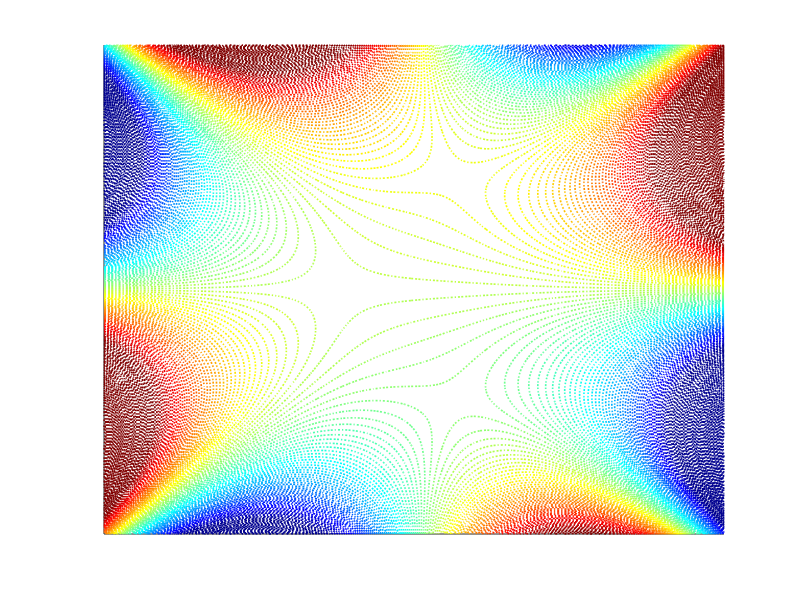

Recreate this plot in MATLAB. (Note: this script raises an error after producing the figure.)

% PLOTTING CONTOUR GRAPHS FOR REAL PART OF INTEGRAND EXPONENT WITH CONTOURS
% OF CONSTANT PHASE THROUGH SADDLES FOR DIFFERENT VALUES OF A PARAMETER
% -- CURRENTLY SET TO PEARCEY PDE PROBLEM

clear
close all

% parameter attributes (a=a0+r_Xp*exp(i*theta))
n = 0;
theta = n*pi/6;
r_Xp = 0.3;
a0 = 0.61452;
Xp = a0 + r_Xp*exp(1i*theta);

% exponent of integrand
F = @(z) -1i*(z.^4/4 + z.^2/2 + Xp*z);
Fp = @(z) -1i*(z.^3 + z + Xp);
Hfunc = @(Z) real(Fp(Z));

% define number of saddles
num_saddles = 3;
num_branches = num_saddles + 1;

% Initial point
u0 = -2-2i;

% Global max for drawings
xmin = -2.5; xmax = 2.5;    N_x = 100;
ymin = -2.5; ymax = 2.5;    N_y = 200;
uxmin = -1.5; uxmax = 1.5;  N_ux = 50;
uymin = -1; uymax = 1;  N_uy = 50;

% define colours for plots
mycol = 0.5*[1, 1, 1];
color_branch = ['b', 'r', 'm', 'g'];
color_saddle = [0    0.4470    0.9
                0.8500    0    0
                0.9290 0.6940  0.1250 ];

% find locations of the saddles
polFp = [1, 0, 1, Xp];
ztp = roots(polFp);
% Rearrange order
[tmp1, tmp2] = sort(imag(ztp));
ztp = ztp(tmp2);
utp = F(ztp);
if num_saddles ~= length(ztp)
    error('Number of saddles does not match');
end

% Solve for z0 in u0 = F(z0)
polF0 = [-1i*1/4, 0, -1i*1/2, -1i*Xp, -u0];
z0vals = roots(polF0);
% Sort by the imaginary part
[tmp1, tmp2] = sort(imag(z0vals));
z0vals = z0vals(tmp2);

% create plot
h = figure(1); hold all;
set(gcf, 'Position',  [400, 400, 750, 570])

% Basic underlying gridding
x_grid = linspace(xmin, xmax, N_x);
y_grid = linspace(ymin, ymax, N_y);
[Xm, Ym] = meshgrid(x_grid, y_grid);
Z_grid = Xm + 1i*Ym;
U_grid = F(Z_grid);

% isotropic lines on plot of real exponent values
C = contour(x_grid,y_grid, real(U_grid - F(ztp(1))), 200, ':', 'LineWidth', 1.2);
colormap(jet)

% formatting
xticks([])
yticks([])
caxis([-10,10])

% compute the contours through the saddles
fwd = @(t,Y) pearceypathode(t, Y, Xp);
myevent = @(t,Y) plotterevent(t, Y, xmin, xmax, ymin, ymax);
options = odeset('Events', myevent);

% Shoot from turning point
ZTPpath = [];
for j = 1:num_saddles
    move_away_ztp = 1e-2;
    z0 = ztp(j) + move_away_ztp*1i;
    Yinit = [real(z0), imag(z0), F(z0)];
    [tt, YY1] = ode45(fwd, [0, -10], Yinit, options);

    z0 = ztp(j) - move_away_ztp*1i;
    Yinit = [real(z0), imag(z0), F(z0)];
    [tt, YY2] = ode45(fwd, [0, -10], Yinit, options);
    ZTPpath_forwards = YY1(:,1) + 1i*YY1(:,2);
    ZTPpath_backwards = YY2(:,1) + 1i*YY2(:,2);
    ZTPpath{j} = [ZTPpath_backwards(end:-1:1); ZTPpath_forwards];
end

% plot the contours
for j = 1:num_saddles
    tmp = ZTPpath{j};
    plot(tmp, '-', 'LineWidth', 2, 'Color', color_saddle(j,:));
    plot(tmp(1), '*', 'Color', color_saddle(j,:));
end

% plot the saddle points
for j = 1:num_saddles
        figure(1)
        plot(real(ztp(j)), imag(ztp(j)), 'o', 'MarkerSize', 15, 'MarkerFaceColor', 'w', 'LineWidth',2, 'Color', color_saddle(j,:));
end

% save as high res png
set(gcf, 'Position',  [50, 50, 550, 440])
ax = gca;
ax.FontSize = 12; 
set(h,'Units','Inches');
pos = get(h,'Position');
set(h,'PaperPositionMode','Auto','PaperUnits','Inches','PaperSize', [0.8*6.5,0.8*5.8])
print(h,sprintf('trippy%d.png',n),'-dpng','-r300'); 


